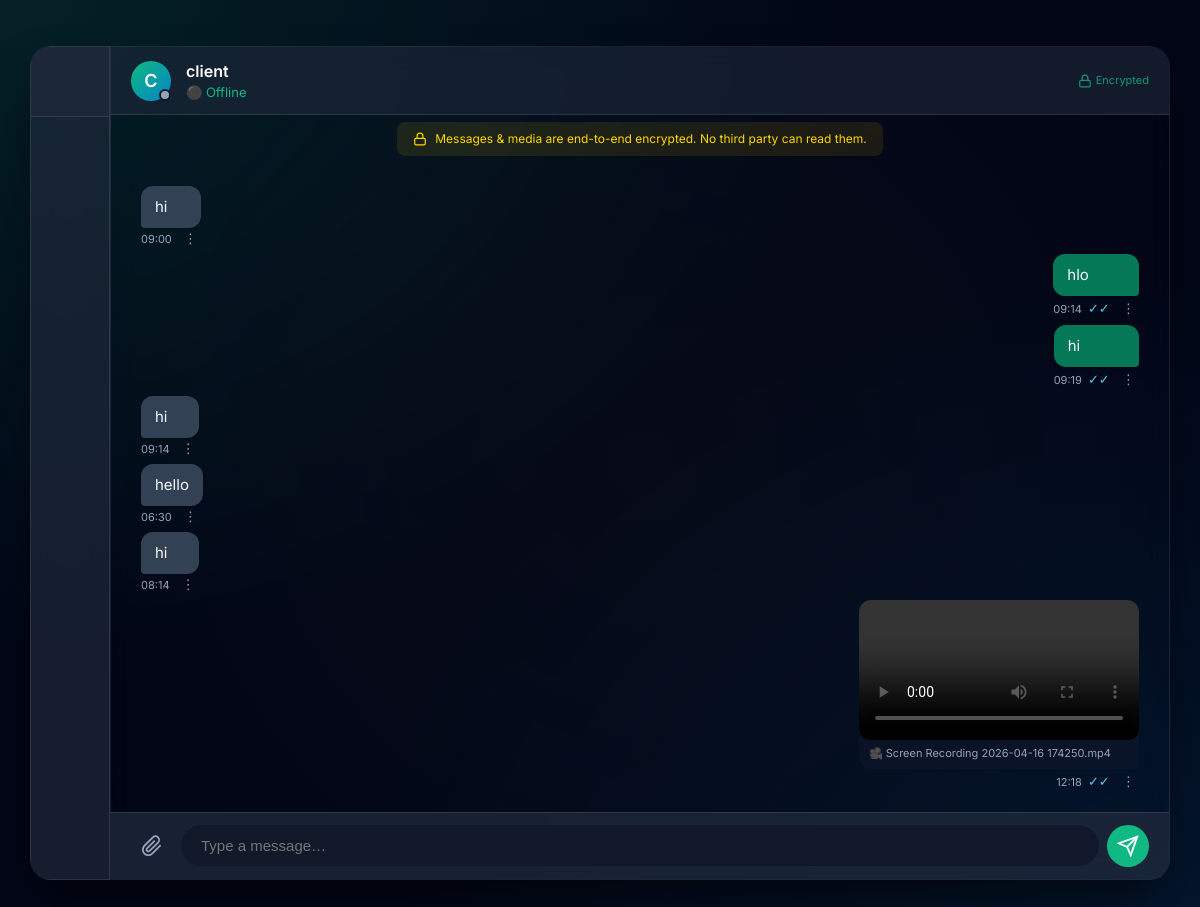
The app's page /chat/client/ (signed in) with its own data.
### chat/models.py (models this page shows, shortened)
class Message(models.Model):
    sender    = models.ForeignKey(User, on_delete=models.CASCADE, related_name='sent_messages')
    receiver  = models.ForeignKey(User, on_delete=models.CASCADE, related_name='received_messages')
    room_name = models.CharField(max_length=255, db_index=True)
    encrypted_content = models.TextField(blank=True, default='')
    message_type = models.CharField(max_length=10, choices=MESSAGE_TYPES, default='text')
    timestamp    = models.DateTimeField(auto_now_add=True, db_index=True)
    status       = models.CharField(max_length=10, choices=MESSAGE_STATUS, default='sent')
    media_file     = models.FileField(upload_to='chat/media/', null=True, blank=True)
    media_filename = models.CharField(max_length=255, null=True, blank=True)
    media_size     = models.PositiveIntegerField(null=True, blank=True)    # bytes
    media_mime     = models.CharField(max_length=100, null=True, blank=True)
    media_aes_key   = models.TextField(null=True, blank=True)
    media_aes_nonce = models.TextField(null=True, blank=True)
    thumbnail = models.ImageField(upload_to='chat/thumbnails/', null=True, blank=True)
    deleted_by_sender = models.BooleanField(default=False)
    deleted_by_receiver = models.BooleanField(default=False)
    is_deleted_for_everyone = models.BooleanField(default=False)
    class Meta:
        ordering = ['timestamp']
    def get_content(self) -> str:
        if not self.encrypted_content:
            return ''
        return decrypt_message(self.encrypted_content)

### chat/views.py (the view)
# urls.py: path('chat/<str:username>/', views.chat_room_view, name='chat_room'),
@login_required
def chat_room_view(request, username):
    other_user = get_object_or_404(User, username=username)
    UserProfile.objects.get_or_create(user=request.user)
    other_profile, _ = UserProfile.objects.get_or_create(user=other_user)
    sorted_usernames = sorted([request.user.username, other_user.username])
    room_name = f"chat_{sorted_usernames[0]}_{sorted_usernames[1]}"
    db_messages = Message.objects.filter(room_name=room_name).order_by('timestamp')
    chat_history = []
    for msg in db_messages:
        if msg.sender == request.user and msg.deleted_by_sender:
            continue
        if msg.receiver == request.user and msg.deleted_by_receiver:
            continue
        entry = {
            'sender': msg.sender.username,
            'timestamp': msg.timestamp,
            'message_type': msg.message_type,
            'message_id': msg.id,
            'status': msg.status,
            'is_deleted_for_everyone': msg.is_deleted_for_everyone,
        }
        if msg.is_deleted_for_everyone:
            entry['message_type'] = 'text'
            entry['content'] = '🚫 This message was deleted'
            chat_history.append(entry)
            continue
        if msg.message_type == 'text':
            entry['content'] = msg.get_content()
        else:
            entry['media_url'] = f"/chat/media/{msg.id}/download/"
            entry['media_filename'] = msg.media_filename
            entry['media_size'] = msg.media_size
            entry['media_mime'] = msg.media_mime
            if msg.thumbnail and msg.thumbnail.name:
                entry['thumbnail_url'] = f"/media/{msg.thumbnail.name}"
            else:
                entry['thumbnail_url'] = None
        chat_history.append(entry)
    return render(request, 'chat/chat.html', {
        'other_user': other_user,
        'other_is_online': other_profile.is_online,
        'other_last_seen': other_profile.last_seen,
        'chat_history': chat_history,
    })

### chat/encryption.py (called while the page is built, shortened)
def get_fernet():
    global fernet
    return fernet

def decrypt_message(token: str) -> str:
    f = get_fernet()
    try:
        return f.decrypt(token.encode('utf-8')).decode('utf-8')
    except Exception as e:
        logger.error(f"Failed to decrypt message: {e}")
        return "[Decryption Error]"

### chat/templates/chat/chat.html (shortened to what this page needs)
{% extends 'chat/base.html' %}
{% load static %}
{% load humanize %}
{% block content %}
<div class="chat-layout">
    <div class="sidebar collapsed-sidebar glass-panel">
        <div class="sidebar-header">
        </div>
    </div>
    <div class="chat-area active-chat glass-panel">
        <div class="chat-header">
            <div class="chat-header-user">
                <div class="avatar header-avatar">
                    {{ other_user.username.0|upper }}
                    {% if other_is_online %}
                        <span id="header-status-dot" class="status-indicator online"></span>
                    {% else %}
                        <span id="header-status-dot" class="status-indicator offline"></span>
                    {% endif %}
                </div>
                <div class="header-info">
                    <h2>{{ other_user.username }}</h2>
                    <div class="status-text">
                        <span id="online-status">
                        </span>
                    </div>
                </div>
            </div>
            <div class="chat-header-actions">
                <div class="encryption-badge-small" title="End-to-end encrypted">
                    <svg width="14" height="14" viewBox="0 0 24 24" fill="none" stroke="currentColor" stroke-width="2">
                        <rect x="3" y="11" width="18" height="11" rx="2" ry="2"></rect>
                        <path d="M7 11V7a5 5 0 0 1 10 0v4"></path>
                    </svg>
                    <span style="font-size:11px;margin-left:4px">Encrypted</span>
                </div>
            </div>
        </div>
        <div class="messages-container" id="chat-messages">
            <div class="e2e-notice">
                <svg width="14" height="14" viewBox="0 0 24 24" fill="none" stroke="currentColor" stroke-width="2">
                    <rect x="3" y="11" width="18" height="11" rx="2" ry="2"></rect>
                    <path d="M7 11V7a5 5 0 0 1 10 0v4"></path>
                </svg>
                Messages &amp; media are end-to-end encrypted. No third party can read them.
            </div>
            {% for msg in chat_history %}
                {% if msg.sender == request.user.username %}
                    <div class="message sent" data-msg-id="{{ msg.message_id }}">
                {% else %}
                    <div class="message received" data-msg-id="{{ msg.message_id }}">
                {% endif %}
                    {% if msg.message_type == 'text' %}
                        <div class="message-bubble {% if msg.is_deleted_for_everyone %}msg-deleted-text{% endif %}">{{ msg.content }}</div>
                    {% elif msg.message_type == 'video' %}
                        <div class="media-bubble">
                            <div class="video-bubble">
                                <video controls preload="metadata" style="max-width:280px;border-radius:10px">
                                    <source src="{{ msg.media_url }}" type="{{ msg.media_mime }}">
                                </video>
                            </div>
                            <div class="media-filename">🎥 {{ msg.media_filename }}</div>
                        </div>
                    {% endif %}
                    <div class="message-meta">
                        {{ msg.timestamp|time:"H:i" }}
                        {% if msg.sender == request.user.username %}
                            <span class="tick {{ msg.status }}" data-msg-id="{{ msg.message_id }}">
                                {% if msg.status == 'seen' %}✓✓{% elif msg.status == 'delivered' %}✓✓{% else %}✓{% endif %}
                            </span>
                        {% endif %}
                        {% if not msg.is_deleted_for_everyone %}
                        <div class="msg-dropdown">
                            <button class="msg-dropdown-btn" onclick="toggleDropdown(this)">⋮</button>
                        </div>
                        {% endif %}
                    </div>
                </div>
            {% endfor %}
        </div>
        <div class="chat-input-area">
            <div class="fab-menu">
                <button class="icon-btn" id="fab-btn" title="Attach file">
                    <svg width="22" height="22" viewBox="0 0 24 24" fill="none" stroke="currentColor" stroke-width="2">
                        <path d="M21.44 11.05l-9.19 9.19a6 6 0 0 1-8.49-8.49l9.19-9.19a4 4 0 0 1 5.66 5.66l-9.2 9.19a2 2 0 0 1-2.83-2.83l8.49-8.48"></path>
                    </svg>
                </button>
            </div>
            <div id="input-row" style="display:flex;flex:1;align-items:center;gap:8px">
                <input type="text" id="chat-message-input" placeholder="Type a message…" autocomplete="off">
                <button class="icon-btn send-btn" id="chat-message-submit" title="Send">
                    <svg width="22" height="22" viewBox="0 0 24 24" fill="none" stroke="currentColor" stroke-width="2">
                        <line x1="22" y1="2" x2="11" y2="13"></line>
                        <polygon points="22 2 15 22 11 13 2 9 22 2"></polygon>
                    </svg>
                </button>
            </div>
        </div>
    </div>
</div>
{% endblock %}

### records on screen
Message: timestamp "09:00"
Message: timestamp "09:14"
Message: timestamp "09:19"
Message: timestamp "09:14"
Message: timestamp "06:30"
Message: timestamp "08:14"
Message: message_type "video" (drawn), media_filename "Screen Recording 2026-04-16 174250.mp4", timestamp "12:18"

### other values on screen
{{ other_user.username.0|upper }} "C"
{{ other_user.username }} "client"
{{ msg.content }} "hi" "hlo" "hi" "hi" "hello" "hi"
